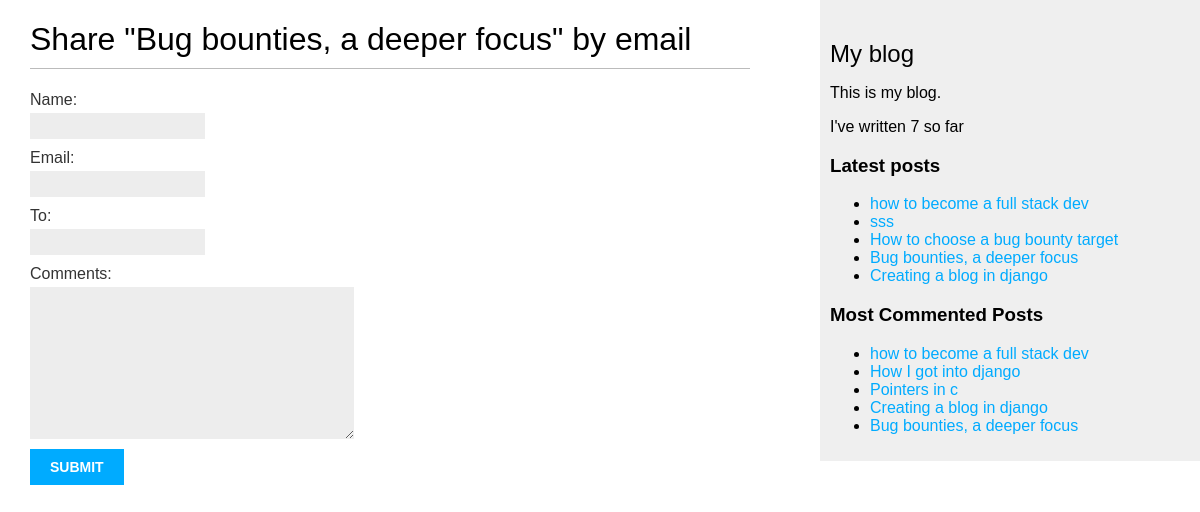
/blog/4/share/, run on the app's committed database.
### blog/models.py (models this page shows, shortened)
class Post(models.Model):
    class Status(models.TextChoices):
        DRAFT = "DF", "Draft"
        PUBLISHED = "PB", "Published"
    title = models.CharField(max_length=250)
    author = models.ForeignKey(
        settings.AUTH_USER_MODEL, on_delete=models.CASCADE, related_name="blog_posts"
    )
    slug = models.SlugField(max_length=250, unique_for_date="publish")
    body = models.TextField()
    publish = models.DateTimeField(default=timezone.now)
    created = models.DateTimeField(auto_now_add=True)
    status = models.CharField(max_length=2, choices=Status, default=Status.DRAFT)
    objects = models.Manager()
    published = PublishedManager()
    tags = TaggableManager()
    class Meta:
        ordering = ["-publish"]
        indexes = [
            models.Index(fields=["-publish"]),
        ]
    def get_absolute_url(self):
        return reverse(
            "blog:post_detail",
            args=[self.publish.year, self.publish.month, self.publish.day, self.slug],
        )

### blog/views.py (the view, shortened to what this page needs)
# urls.py: path("<int:post_id>/share/", views.post_share, name="post_share"),
def post_share(request, post_id):
    post = get_object_or_404(Post, id=post_id, status=Post.Status.PUBLISHED)
    form = EmailPostForm()
    sent = False
    return render(
        request, "blog/post/share.html", {"post": post, "form": form, "sent": sent}
    )

### blog/forms.py
class EmailPostForm(forms.Form):
    name = forms.CharField(max_length=25)
    email = forms.EmailField()
    to = forms.EmailField()
    comments = forms.CharField(required=False, widget=forms.Textarea)

### blog/models.py (called while the page is built)
    def get_queryset(self):
        return super().get_queryset().filter(status=Post.Status.PUBLISHED)

### blog/templatetags/blog_tags.py (called while the page is built)
@register.simple_tag
def total_posts():
	return Post.published.count()

@register.inclusion_tag('blog/post/latest_posts.html')
def show_latest_posts(count = 5):
	latest_posts = Post.published.order_by('-publish')[:count]
	return ({'latest_posts':latest_posts})

@register.simple_tag
def get_most_commented_posts(count = 5):
	return (Post.published.annotate(
		total_comments = Count('comments')).order_by('-total_comments')[:count]
	)

### blog/templates/blog/post/share.html (shortened to what this page needs)
{% extends "blog/base.html" %}
{% block content %}
	{% if sent %}
		<h1>E-mail successfully sent</h1>
		<p>"{{ post.title }}" was successfully sent to {{ form.cleaned}}</p>
	{%else%}
		<h1>Share "{{post.title}}" by email</h1>
	<form method='post'>
		{{form.as_p}}
		<input type="submit" name="Send email">
	</form>
	{%endif%}
{% endblock %}

### blog/templates/blog/base.html (shortened to what this page needs)
{% load blog_tags %}
{% load static %}
<!DOCTYPE html>
<html>
    <head>
        <link href="{% static 'css/blog.css' %}" rel="stylesheet">
    </head>
    <body>
        <div id="content">
            {% block content %}
            {% endblock %}
        </div>
        <div id="sidebar">
            <h2>My blog</h2>
            <p>This is my blog.</p>
            <p>I've written {% total_posts %} so far</p>
            <h3>Latest posts</h3>
            {% show_latest_posts 5 %}
            <h3>Most Commented Posts</h3>
            {% get_most_commented_posts as most_commented_posts %}
            <ul>
                {% for post in most_commented_posts %}
                    <li>
                        <a href="{{ post.get_absolute_url }}">{{ post.title }}</a>
                    </li>
                {% endfor %}
            </ul>
        </div>
    </body>
</html>

### blog/templates/blog/post/latest_posts.html
<ul>
	{% for post in latest_posts %}
		<li>
			<a href="{{ post.get_absolute_url }}">{{ post.title }}</a>
		</li>
	{% endfor %}
</ul>

### blog/static/css/blog.css (style rules this page uses)
body { margin: 0; padding: 0; font-family: helvetica, sans-serif; }
a { color: #00abff; text-decoration: none; }
h1 { font-weight: normal; border-bottom: 1px solid #bbb; padding: 0 0 10px 0; }
h2 { font-weight: normal; margin: 30px 0 0; }
#content { float: left; width: 60%; padding: 0 0 0 30px; }
#sidebar { float: right; width: 30%; padding: 10px; background: #efefef; height: 100%; }
label { float: left; clear: both; color: #333; margin-bottom: 4px; }
input, textarea { clear: both; float: left; margin: 0 0 10px; background: #ededed; border: 0; padding: 6px 10px; font-size: 12px; }
input[type=submit] { font-weight: bold; background: #00abff; color: #fff; padding: 10px 20px; font-size: 14px; text-transform: uppercase; }

### data on the page
Post: title "Bug bounties, a deeper focus"
Post: title "how to become a full stack dev"
Post: title "sss"
Post: title "How to choose a bug bounty target"
Post: title "Creating a blog in django"
Post: title "How I got into django"
Post: title "Pointers in c"
